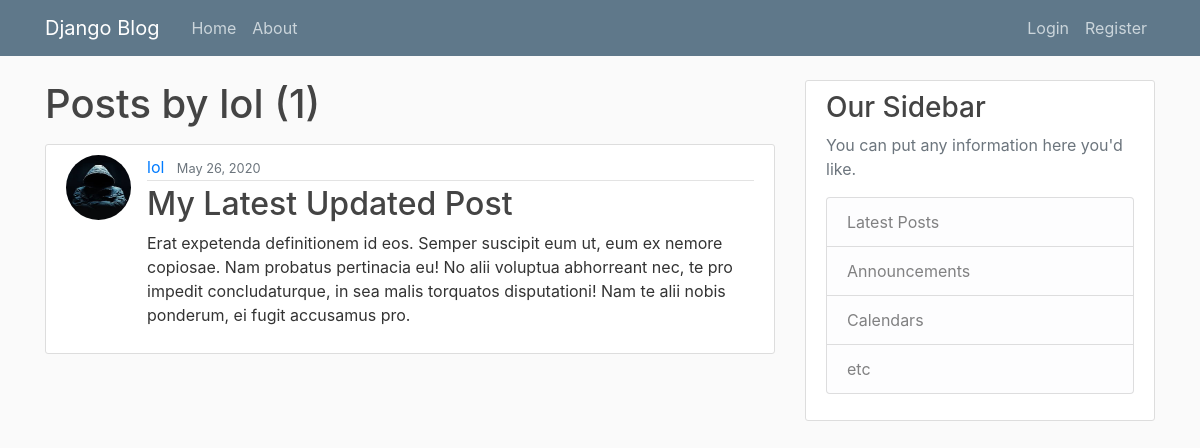
The page /user/post/lol on the database its author committed.
### blog_home/models.py (models this page shows, shortened)
class Post(models.Model):
	title = models.CharField(max_length=100)
	content = models.TextField()
	date_posted = models.DateTimeField(default=timezone.now)
	author = models.ForeignKey(User, on_delete=models.CASCADE)

class Profile(models.Model):
	user = models.OneToOneField(User, on_delete=models.CASCADE)
	image = models.ImageField( default = 'default.jpg' , upload_to = 'profile_pics')

### blog_home/views.py (the view)
# urls.py: path('post/<str:username>', UserPostListView.as_view(), name='user-posts'),
class UserPostListView(ListView):
    model = Post
    template_name = 'user_post.html'  # <app>/<model>_<viewtype>.html
    context_object_name = 'posts'
    paginate_by = 1
    def get_queryset(self):
        user = get_object_or_404(User, username=self.kwargs.get('username'))
        return Post.objects.filter(author=user).order_by('-date_posted')

### blog_home/templates/user_post.html (shortened to what this page needs)
{% extends "home.html" %}
{% block content %}
    <h1 class="mb-3">Posts by {{ view.kwargs.username }} ({{ page_obj.paginator.count }})</h1>
    {% for post in posts %}
        <article class="media content-section">
          <img class="rounded-circle article-img" src="{{ post.author.profile.image.url }}">
          <div class="media-body">
            <div class="article-metadata">
              <a class="mr-2" href="{% url 'user-posts' post.author.username %}">{{ post.author }}</a>
              <small class="text-muted">{{ post.date_posted|date:"F d, Y" }}</small>
            </div>
            <h2><a class="article-title" href="{% url 'post-detail' post.id %}">{{ post.title }}</a></h2>
            <p class="article-content">{{ post.content }}</p>
          </div>
        </article>
    {% endfor %}
{% endblock content %}

### blog_home/static/main.css (style rules this page uses)
body { background: #fafafa; color: #333333; margin-top: 5rem; }
h1, h2, h3, h4, h5, h6 { color: #444444; }
.content-section { background: #ffffff; padding: 10px 20px; border: 1px solid #dddddd; border-radius: 3px; margin-bottom: 20px; }
.article-title { color: #444444; }
.article-content { white-space: pre-line; }
.article-img { height: 65px; width: 65px; margin-right: 16px; }
.article-metadata { padding-bottom: 1px; margin-bottom: 4px; border-bottom: 1px solid #e3e3e3 }

### rows shown on the page
Post: author.profile.image (placeholder picture), author "lol", date_posted "May 26, 2020", title "My Latest Updated Post", content "Erat expetenda definitionem id eos. Semper suscipit eum ut, eum ex nemore copiosae. Nam probatus pertinacia eu! No alii voluptua abhorreant nec, te pro impedit concludaturque, in sea malis torquatos disputationi! Nam te alii nobis ponderum, ei fugit accusamus pro."

### other values the page prints
{{ view.kwargs.username }} "lol"
{{ page_obj.paginator.count }} "1"
